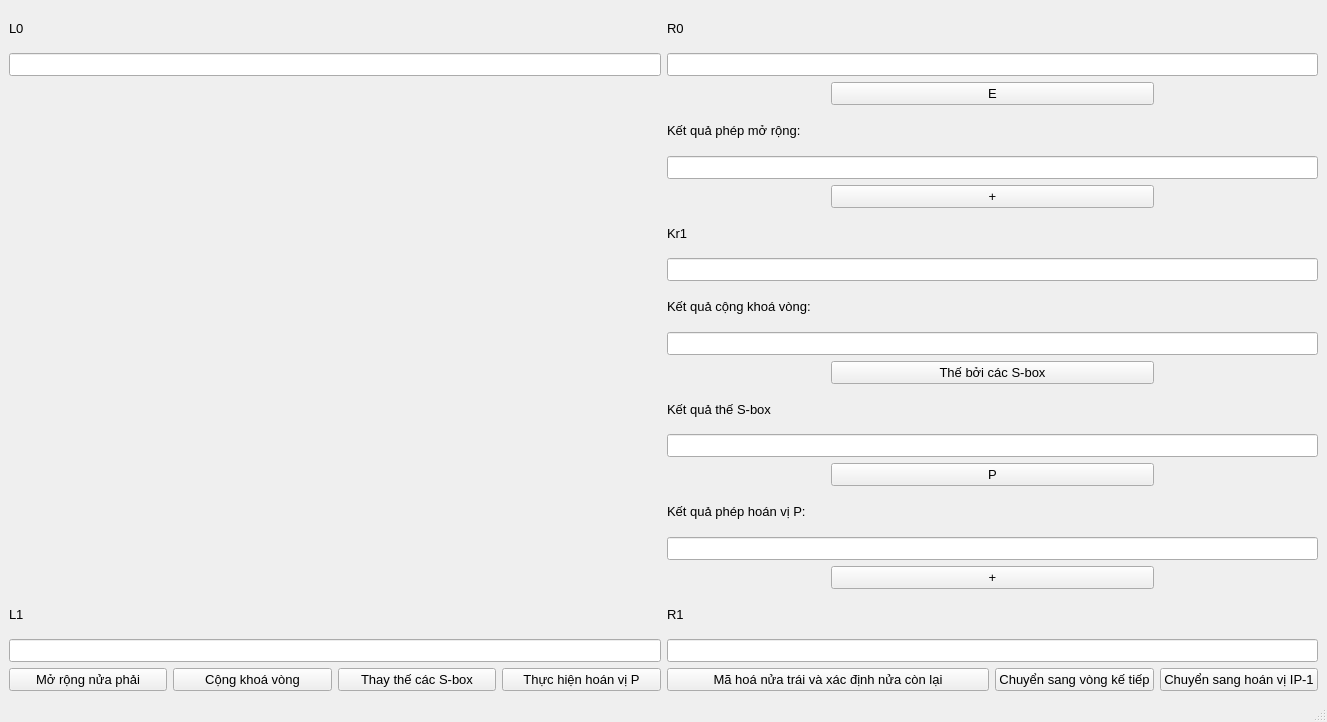
<?xml version="1.0" encoding="UTF-8"?>
<ui version="4.0">
 <class>MainWindow2</class>
 <widget class="QMainWindow" name="MainWindow2">
  <property name="geometry">
   <rect>
    <x>0</x>
    <y>0</y>
    <width>1327</width>
    <height>722</height>
   </rect>
  </property>
  <property name="windowTitle">
   <string>DES ENCRYPT</string>
  </property>
  <widget class="QWidget" name="centralwidget">
   <layout class="QGridLayout" name="gridLayout">
    <item row="15" column="4" colspan="2">
     <widget class="QLabel" name="label_7">
      <property name="font">
       <font>
        <pointsize>10</pointsize>
       </font>
      </property>
      <property name="text">
       <string>Kết quả phép hoán vị P:</string>
      </property>
     </widget>
    </item>
    <item row="7" column="4">
     <widget class="QLabel" name="lb_key">
      <property name="font">
       <font>
        <pointsize>10</pointsize>
       </font>
      </property>
      <property name="text">
       <string>Kr1</string>
      </property>
     </widget>
    </item>
    <item row="19" column="0" colspan="4">
     <widget class="QLineEdit" name="L_1">
      <property name="font">
       <font>
        <pointsize>10</pointsize>
       </font>
      </property>
      <property name="alignment">
       <set>Qt::AlignCenter</set>
      </property>
      <property name="readOnly">
       <bool>true</bool>
      </property>
     </widget>
    </item>
    <item row="19" column="4" colspan="4">
     <widget class="QLineEdit" name="R_1">
      <property name="font">
       <font>
        <pointsize>10</pointsize>
       </font>
      </property>
      <property name="alignment">
       <set>Qt::AlignCenter</set>
      </property>
      <property name="readOnly">
       <bool>true</bool>
      </property>
     </widget>
    </item>
    <item row="9" column="4" colspan="2">
     <widget class="QLabel" name="label_5">
      <property name="font">
       <font>
        <pointsize>10</pointsize>
       </font>
      </property>
      <property name="text">
       <string>Kết quả cộng khoá vòng:</string>
      </property>
     </widget>
    </item>
    <item row="21" column="6">
     <widget class="QPushButton" name="But_VKT">
      <property name="font">
       <font>
        <pointsize>10</pointsize>
       </font>
      </property>
      <property name="text">
       <string>Chuyển sang vòng kế tiếp</string>
      </property>
     </widget>
    </item>
    <item row="21" column="0">
     <widget class="QPushButton" name="But_MRNP">
      <property name="font">
       <font>
        <pointsize>10</pointsize>
       </font>
      </property>
      <property name="acceptDrops">
       <bool>false</bool>
      </property>
      <property name="text">
       <string>Mở rộng nửa phải</string>
      </property>
     </widget>
    </item>
    <item row="0" column="0" colspan="4">
     <widget class="QLabel" name="lb_l0">
      <property name="font">
       <font>
        <pointsize>10</pointsize>
       </font>
      </property>
      <property name="text">
       <string>L0</string>
      </property>
     </widget>
    </item>
    <item row="0" column="4" colspan="4">
     <widget class="QLabel" name="lb_r0">
      <property name="font">
       <font>
        <pointsize>10</pointsize>
       </font>
      </property>
      <property name="text">
       <string>R0</string>
      </property>
     </widget>
    </item>
    <item row="16" column="4" colspan="4">
     <widget class="QLineEdit" name="hoanvi_kq">
      <property name="font">
       <font>
        <pointsize>10</pointsize>
       </font>
      </property>
      <property name="alignment">
       <set>Qt::AlignCenter</set>
      </property>
      <property name="readOnly">
       <bool>true</bool>
      </property>
     </widget>
    </item>
    <item row="13" column="4" colspan="4">
     <widget class="QLineEdit" name="Sbox_kq">
      <property name="font">
       <font>
        <pointsize>10</pointsize>
       </font>
      </property>
      <property name="alignment">
       <set>Qt::AlignCenter</set>
      </property>
      <property name="readOnly">
       <bool>true</bool>
      </property>
     </widget>
    </item>
    <item row="8" column="4" colspan="4">
     <widget class="QLineEdit" name="khoa_vong">
      <property name="font">
       <font>
        <pointsize>10</pointsize>
       </font>
      </property>
      <property name="alignment">
       <set>Qt::AlignCenter</set>
      </property>
      <property name="readOnly">
       <bool>true</bool>
      </property>
     </widget>
    </item>
    <item row="10" column="4" colspan="4">
     <widget class="QLineEdit" name="add_kq">
      <property name="font">
       <font>
        <pointsize>10</pointsize>
       </font>
      </property>
      <property name="alignment">
       <set>Qt::AlignCenter</set>
      </property>
      <property name="readOnly">
       <bool>true</bool>
      </property>
     </widget>
    </item>
    <item row="1" column="4" colspan="4">
     <widget class="QLineEdit" name="R_0">
      <property name="font">
       <font>
        <pointsize>10</pointsize>
       </font>
      </property>
      <property name="alignment">
       <set>Qt::AlignCenter</set>
      </property>
      <property name="readOnly">
       <bool>true</bool>
      </property>
     </widget>
    </item>
    <item row="18" column="4" colspan="4">
     <widget class="QLabel" name="lb_r1">
      <property name="font">
       <font>
        <pointsize>10</pointsize>
       </font>
      </property>
      <property name="text">
       <string>R1</string>
      </property>
     </widget>
    </item>
    <item row="18" column="0" colspan="4">
     <widget class="QLabel" name="lb_l1">
      <property name="font">
       <font>
        <pointsize>10</pointsize>
       </font>
      </property>
      <property name="text">
       <string>L1</string>
      </property>
     </widget>
    </item>
    <item row="1" column="0" colspan="4">
     <widget class="QLineEdit" name="L_0">
      <property name="font">
       <font>
        <pointsize>10</pointsize>
       </font>
      </property>
      <property name="alignment">
       <set>Qt::AlignCenter</set>
      </property>
      <property name="readOnly">
       <bool>true</bool>
      </property>
     </widget>
    </item>
    <item row="4" column="4" colspan="4">
     <widget class="QLineEdit" name="open_kq">
      <property name="font">
       <font>
        <pointsize>10</pointsize>
       </font>
      </property>
      <property name="alignment">
       <set>Qt::AlignCenter</set>
      </property>
      <property name="readOnly">
       <bool>true</bool>
      </property>
     </widget>
    </item>
    <item row="21" column="2">
     <widget class="QPushButton" name="But_TSB">
      <property name="font">
       <font>
        <pointsize>10</pointsize>
       </font>
      </property>
      <property name="text">
       <string>Thay thế các S-box</string>
      </property>
     </widget>
    </item>
    <item row="21" column="3">
     <widget class="QPushButton" name="But_HVP">
      <property name="font">
       <font>
        <pointsize>10</pointsize>
       </font>
      </property>
      <property name="text">
       <string>Thực hiện hoán vị P</string>
      </property>
     </widget>
    </item>
    <item row="21" column="1">
     <widget class="QPushButton" name="But_CKV">
      <property name="font">
       <font>
        <pointsize>10</pointsize>
       </font>
      </property>
      <property name="text">
       <string>Cộng khoá vòng</string>
      </property>
     </widget>
    </item>
    <item row="17" column="5" colspan="2">
     <widget class="QPushButton" name="But_plus2">
      <property name="font">
       <font>
        <pointsize>10</pointsize>
       </font>
      </property>
      <property name="text">
       <string>+</string>
      </property>
     </widget>
    </item>
    <item row="11" column="5" colspan="2">
     <widget class="QPushButton" name="But_Sbox">
      <property name="font">
       <font>
        <pointsize>10</pointsize>
       </font>
      </property>
      <property name="text">
       <string>Thế bởi các S-box</string>
      </property>
     </widget>
    </item>
    <item row="14" column="5" colspan="2">
     <widget class="QPushButton" name="But_P">
      <property name="font">
       <font>
        <pointsize>10</pointsize>
       </font>
      </property>
      <property name="text">
       <string>P</string>
      </property>
     </widget>
    </item>
    <item row="3" column="4" colspan="2">
     <widget class="QLabel" name="label_3">
      <property name="font">
       <font>
        <pointsize>10</pointsize>
       </font>
      </property>
      <property name="text">
       <string>Kết quả phép mở rộng:</string>
      </property>
     </widget>
    </item>
    <item row="12" column="4" colspan="2">
     <widget class="QLabel" name="label_6">
      <property name="font">
       <font>
        <pointsize>10</pointsize>
       </font>
      </property>
      <property name="text">
       <string>Kết quả thế S-box</string>
      </property>
     </widget>
    </item>
    <item row="6" column="5" colspan="2">
     <widget class="QPushButton" name="But_plus1">
      <property name="font">
       <font>
        <pointsize>10</pointsize>
       </font>
      </property>
      <property name="text">
       <string>+</string>
      </property>
     </widget>
    </item>
    <item row="2" column="5" colspan="2">
     <widget class="QPushButton" name="But_E">
      <property name="font">
       <font>
        <pointsize>10</pointsize>
       </font>
      </property>
      <property name="text">
       <string>E</string>
      </property>
     </widget>
    </item>
    <item row="21" column="7">
     <widget class="QPushButton" name="But_HVIP_1">
      <property name="font">
       <font>
        <pointsize>10</pointsize>
       </font>
      </property>
      <property name="text">
       <string>Chuyển sang hoán vị IP-1</string>
      </property>
     </widget>
    </item>
    <item row="21" column="4" colspan="2">
     <widget class="QPushButton" name="But_MHNT_XDNCL">
      <property name="font">
       <font>
        <pointsize>10</pointsize>
       </font>
      </property>
      <property name="text">
       <string>Mã hoá nửa trái và xác định nửa còn lại</string>
      </property>
     </widget>
    </item>
   </layout>
  </widget>
  <widget class="QMenuBar" name="menubar">
   <property name="geometry">
    <rect>
     <x>0</x>
     <y>0</y>
     <width>1327</width>
     <height>26</height>
    </rect>
   </property>
  </widget>
  <widget class="QStatusBar" name="statusbar"/>
 </widget>
 <resources/>
 <connections/>
</ui>
